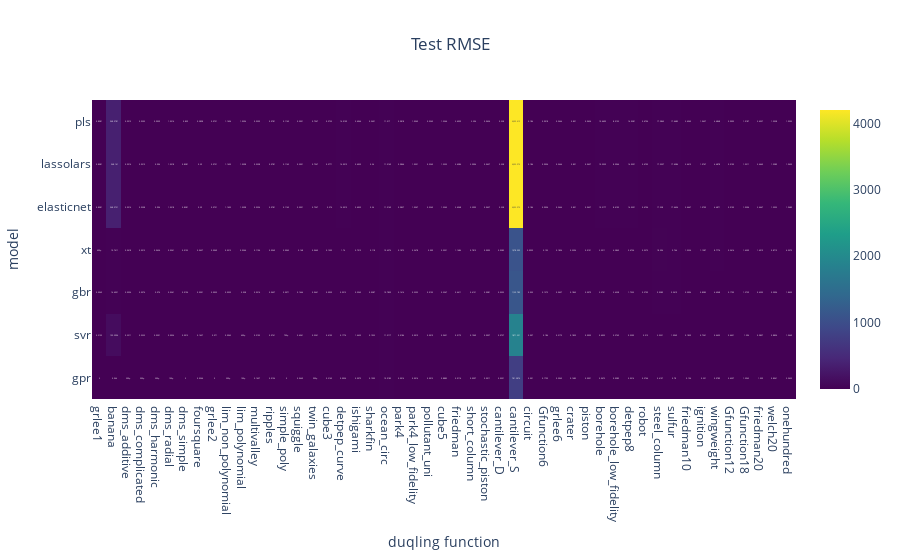
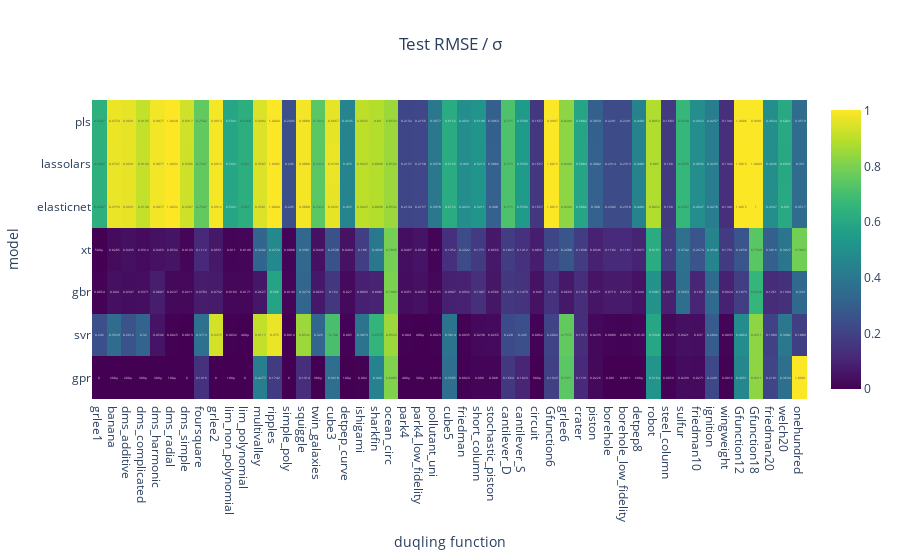
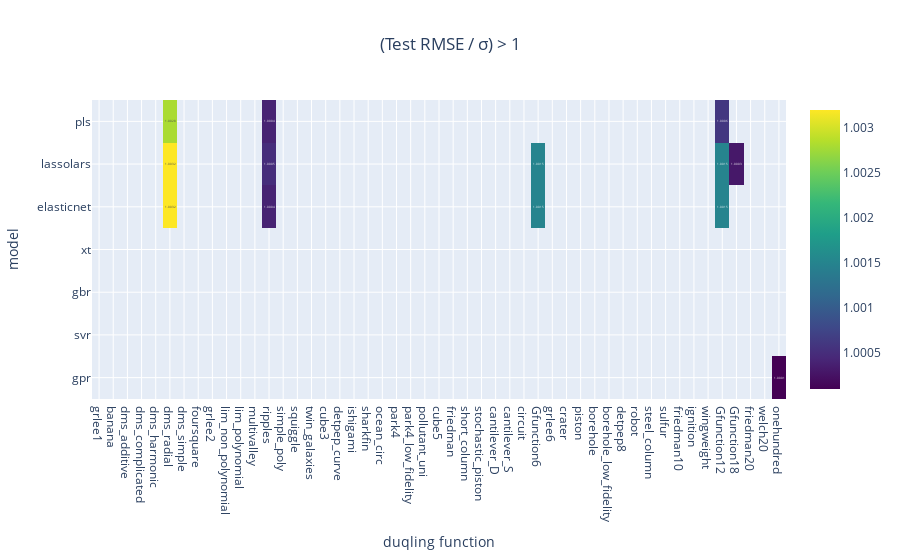
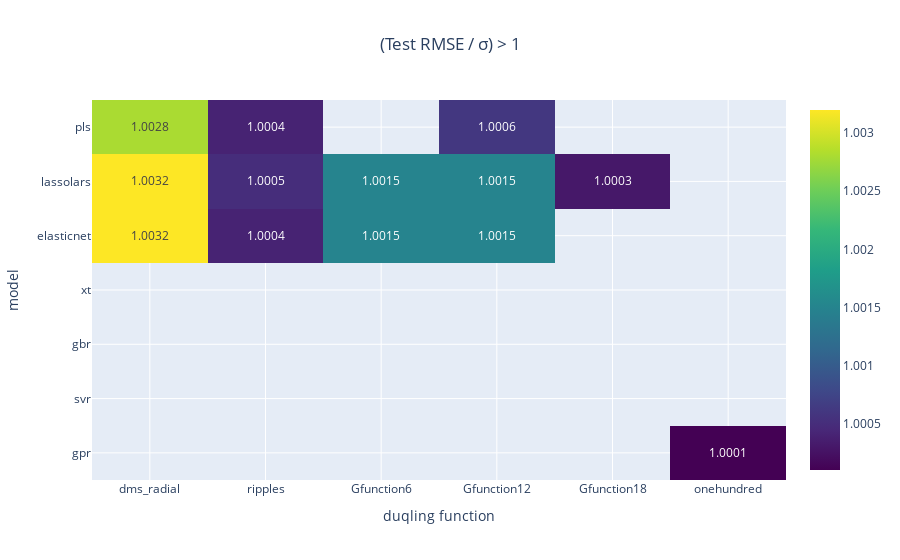

Notebook code for these charts, in order:
### Code cell
import xarray as xr

metrics     = ["test_rmse", "sigma", "r_val"]
model_names = list(get_models(1).keys())

arr = np.full((len(metrics), len(model_names), len(univariate_funcs)), np.nan)

for j, model in enumerate(model_names):
    for k, func in enumerate(univariate_funcs):
        pkl = Path('models', model, func, 'cv_no_fold_results.pkl')
        if not pkl.exists(): # can remove when cube3_rotate gets fixed
            continue
        with pkl.open("rb") as fh:
            data = pickle.load(fh)
        for i, m in enumerate(metrics):
            arr[i, j, k] = data[m]

summary = xr.DataArray(
    arr,
    coords={"metric": metrics, "model": model_names, "function": univariate_funcs},
    dims=["metric", "model", "function"]
)

def metric_df(metric: str) -> pd.DataFrame:
    """Return a model and function DataFrame for a single metric."""
    return summary.sel(metric=metric).to_pandas()

df_rmse = metric_df('test_rmse')
df_r    = metric_df('r_val')
df_std  = metric_df('sigma')

cols_to_drop = [
    # 'circuit', 'cantilever_S', 'banana', 'cube3_rotate', 'steel_column',
    'const_fn', 'const_fn3', 'const_fn15', 'cube3_rotate'
]
fig1 = heatmap(df_rmse.drop(cols_to_drop, axis=1), "Test RMSE")
fig2 = heatmap((df_rmse/df_std).drop(cols_to_drop, axis=1), "Test RMSE / \u03C3")
fig3 = heatmap((df_rmse/df_std)[(df_rmse/df_std).drop(cols_to_drop, axis=1)>1].drop(cols_to_drop, axis=1), "(Test RMSE / \u03C3) > 1")

df_filtered = (df_rmse/df_std)[(df_rmse/df_std).drop(cols_to_drop, axis=1)>1].drop(cols_to_drop, axis=1)
drop_cols = df_filtered.columns[df_filtered.isnull().all()]
fig4 = heatmap(df_filtered.drop(drop_cols, axis=1), "(Test RMSE / \u03C3) > 1")

fig1.show()
fig2.show()
fig3.show()
fig4.show()

### Figure 1 — Plotly figure (JSON) as saved in the notebook; plotly's stock layout.template omitted (floating-point values rounded to 4 significant figures; data arrays with more than 128 entries replaced by an {"elided": "..."} marker saying what was removed)
{"data": [{"coloraxis": "coloraxis", "hovertemplate": "function: %{x}<br>model: %{y}<br>color: %{z}<extra></extra>", "name": "0", "texttemplate": "%{z}", "type": "heatmap", "x": ["grlee1", "banana", "dms_additive", "dms_complicated", "dms_harmonic", "dms_radial", "dms_simple", "foursquare", "grlee2", "lim_non_polynomial", "lim_polynomial", "multivalley", "ripples", "simple_poly", "squiggle", "twin_galaxies", "cube3", "detpep_curve", "ishigami", "sharkfin", "ocean_circ", "park4", "park4_low_fidelity", "pollutant_uni", "cube5", "friedman", "short_column", "stochastic_piston", "cantilever_D", "cantilever_S", "circuit", "Gfunction6", "grlee6", "crater", "piston", "borehole", "borehole_low_fidelity", "detpep8", "robot", "steel_column", "sulfur", "friedman10", "ignition", "wingweight", "Gfunction12", "Gfunction18", "friedman20", "welch20", "onehundred"], "xaxis": "x", "y": ["pls", "lassolars", "elasticnet", "xt", "gbr", "svr", "gpr"], "yaxis": "y", "z": {"elided": "7x49 float values"}}], "layout": {"coloraxis": {"colorscale": [[0, "#440154"], [0.1111, "#482878"], [0.2222, "#3e4989"], [0.3333, "#31688e"], [0.4444, "#26828e"], [0.5556, "#1f9e89"], [0.6667, "#35b779"], [0.7778, "#6ece58"], [0.8889, "#b5de2b"], [1, "#fde725"]]}, "title": {"text": "Test RMSE", "x": 0.5, "xanchor": "center"}, "xaxis": {"anchor": "y", "domain": [0, 1], "title": {"text": "duqling function"}}, "yaxis": {"anchor": "x", "autorange": "reversed", "domain": [0, 1], "title": {"text": "model"}}}}

### Figure 2 — Plotly figure (JSON) as saved in the notebook; plotly's stock layout.template omitted (floating-point values rounded to 4 significant figures; data arrays with more than 128 entries replaced by an {"elided": "..."} marker saying what was removed)
{"data": [{"coloraxis": "coloraxis", "hovertemplate": "function: %{x}<br>model: %{y}<br>color: %{z}<extra></extra>", "name": "0", "texttemplate": "%{z}", "type": "heatmap", "x": ["grlee1", "banana", "dms_additive", "dms_complicated", "dms_harmonic", "dms_radial", "dms_simple", "foursquare", "grlee2", "lim_non_polynomial", "lim_polynomial", "multivalley", "ripples", "simple_poly", "squiggle", "twin_galaxies", "cube3", "detpep_curve", "ishigami", "sharkfin", "ocean_circ", "park4", "park4_low_fidelity", "pollutant_uni", "cube5", "friedman", "short_column", "stochastic_piston", "cantilever_D", "cantilever_S", "circuit", "Gfunction6", "grlee6", "crater", "piston", "borehole", "borehole_low_fidelity", "detpep8", "robot", "steel_column", "sulfur", "friedman10", "ignition", "wingweight", "Gfunction12", "Gfunction18", "friedman20", "welch20", "onehundred"], "xaxis": "x", "y": ["pls", "lassolars", "elasticnet", "xt", "gbr", "svr", "gpr"], "yaxis": "y", "z": {"elided": "7x49 float values"}}], "layout": {"coloraxis": {"colorscale": [[0, "#440154"], [0.1111, "#482878"], [0.2222, "#3e4989"], [0.3333, "#31688e"], [0.4444, "#26828e"], [0.5556, "#1f9e89"], [0.6667, "#35b779"], [0.7778, "#6ece58"], [0.8889, "#b5de2b"], [1, "#fde725"]]}, "title": {"text": "Test RMSE / σ", "x": 0.5, "xanchor": "center"}, "xaxis": {"anchor": "y", "domain": [0, 1], "title": {"text": "duqling function"}}, "yaxis": {"anchor": "x", "autorange": "reversed", "domain": [0, 1], "title": {"text": "model"}}}}

### Figure 3 — Plotly figure (JSON) as saved in the notebook; plotly's stock layout.template omitted (floating-point values rounded to 4 significant figures; data arrays with more than 128 entries replaced by an {"elided": "..."} marker saying what was removed)
{"data": [{"coloraxis": "coloraxis", "hovertemplate": "function: %{x}<br>model: %{y}<br>color: %{z}<extra></extra>", "name": "0", "texttemplate": "%{z}", "type": "heatmap", "x": ["grlee1", "banana", "dms_additive", "dms_complicated", "dms_harmonic", "dms_radial", "dms_simple", "foursquare", "grlee2", "lim_non_polynomial", "lim_polynomial", "multivalley", "ripples", "simple_poly", "squiggle", "twin_galaxies", "cube3", "detpep_curve", "ishigami", "sharkfin", "ocean_circ", "park4", "park4_low_fidelity", "pollutant_uni", "cube5", "friedman", "short_column", "stochastic_piston", "cantilever_D", "cantilever_S", "circuit", "Gfunction6", "grlee6", "crater", "piston", "borehole", "borehole_low_fidelity", "detpep8", "robot", "steel_column", "sulfur", "friedman10", "ignition", "wingweight", "Gfunction12", "Gfunction18", "friedman20", "welch20", "onehundred"], "xaxis": "x", "y": ["pls", "lassolars", "elasticnet", "xt", "gbr", "svr", "gpr"], "yaxis": "y", "z": {"elided": "7x49 float values"}}], "layout": {"coloraxis": {"colorscale": [[0, "#440154"], [0.1111, "#482878"], [0.2222, "#3e4989"], [0.3333, "#31688e"], [0.4444, "#26828e"], [0.5556, "#1f9e89"], [0.6667, "#35b779"], [0.7778, "#6ece58"], [0.8889, "#b5de2b"], [1, "#fde725"]]}, "title": {"text": "(Test RMSE / σ) > 1", "x": 0.5, "xanchor": "center"}, "xaxis": {"anchor": "y", "domain": [0, 1], "title": {"text": "duqling function"}}, "yaxis": {"anchor": "x", "autorange": "reversed", "domain": [0, 1], "title": {"text": "model"}}}}

### Figure 4 — Plotly figure (JSON) as saved in the notebook; plotly's stock layout.template omitted (floating-point values rounded to 4 significant figures)
{"data": [{"coloraxis": "coloraxis", "hovertemplate": "function: %{x}<br>model: %{y}<br>color: %{z}<extra></extra>", "name": "0", "texttemplate": "%{z}", "type": "heatmap", "x": ["dms_radial", "ripples", "Gfunction6", "Gfunction12", "Gfunction18", "onehundred"], "xaxis": "x", "y": ["pls", "lassolars", "elasticnet", "xt", "gbr", "svr", "gpr"], "yaxis": "y", "z": [[1.003, 1.0, NaN, 1.001, NaN, NaN], [1.003, 1.0, 1.002, 1.002, 1.0, NaN], [1.003, 1.0, 1.002, 1.002, NaN, NaN], [NaN, NaN, NaN, NaN, NaN, NaN], [NaN, NaN, NaN, NaN, NaN, NaN], [NaN, NaN, NaN, NaN, NaN, NaN], [NaN, NaN, NaN, NaN, NaN, 1.0]]}], "layout": {"coloraxis": {"colorscale": [[0, "#440154"], [0.1111, "#482878"], [0.2222, "#3e4989"], [0.3333, "#31688e"], [0.4444, "#26828e"], [0.5556, "#1f9e89"], [0.6667, "#35b779"], [0.7778, "#6ece58"], [0.8889, "#b5de2b"], [1, "#fde725"]]}, "title": {"text": "(Test RMSE / σ) > 1", "x": 0.5, "xanchor": "center"}, "xaxis": {"anchor": "y", "domain": [0, 1], "title": {"text": "duqling function"}}, "yaxis": {"anchor": "x", "autorange": "reversed", "domain": [0, 1], "title": {"text": "model"}}}}
